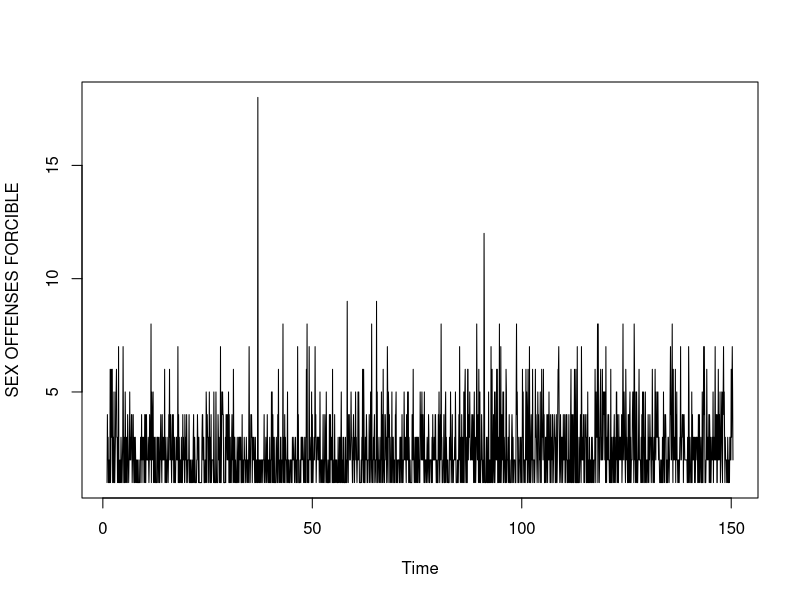
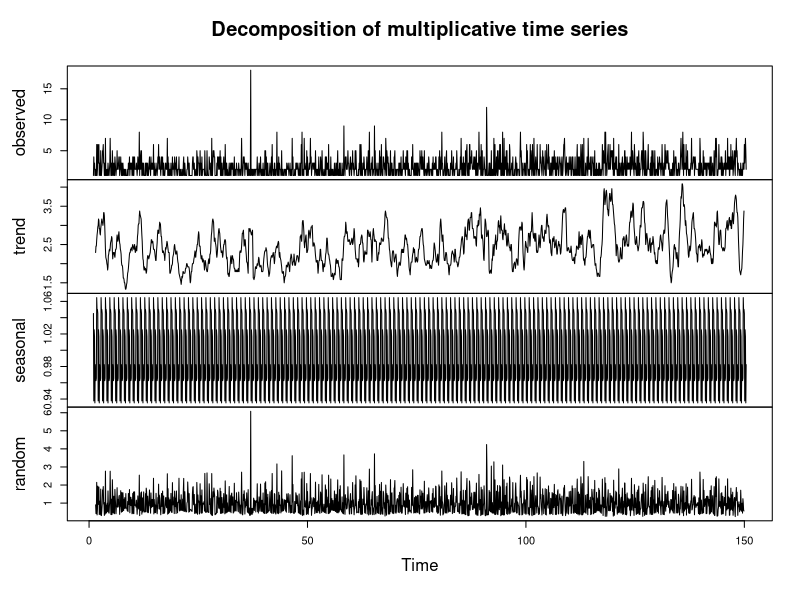
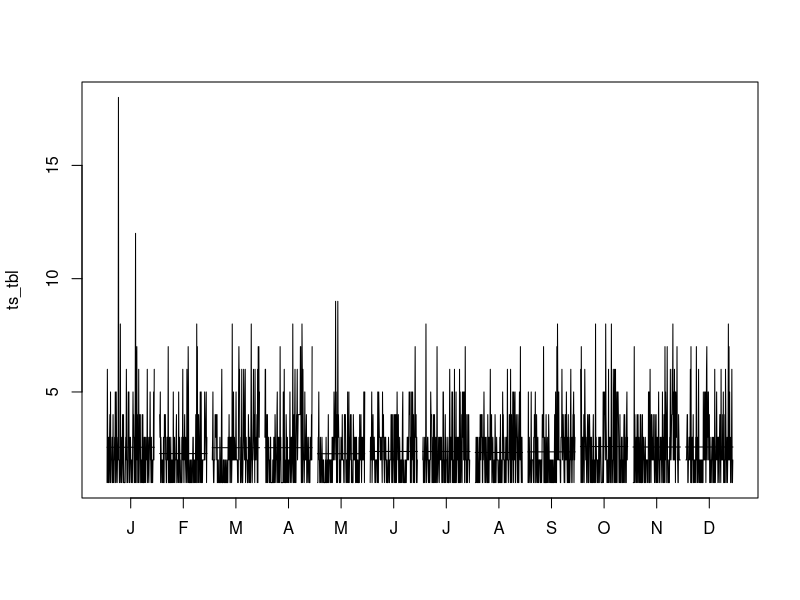
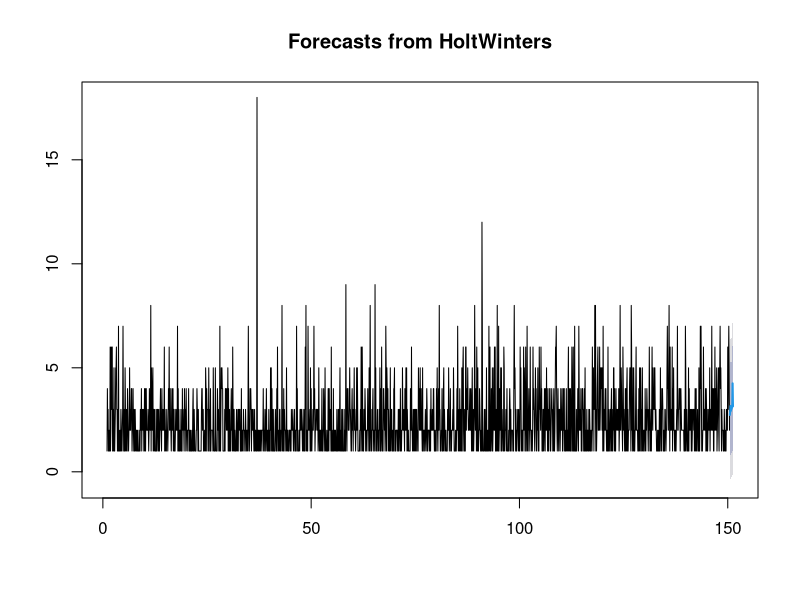
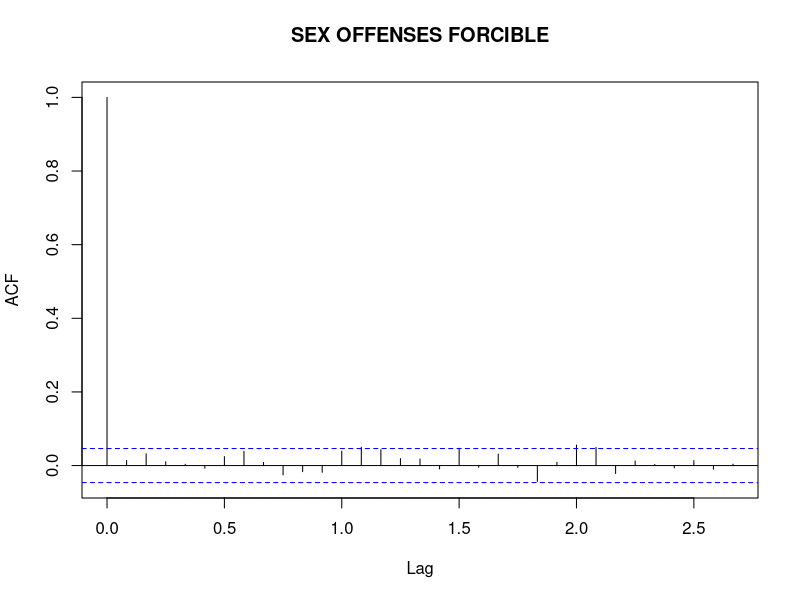
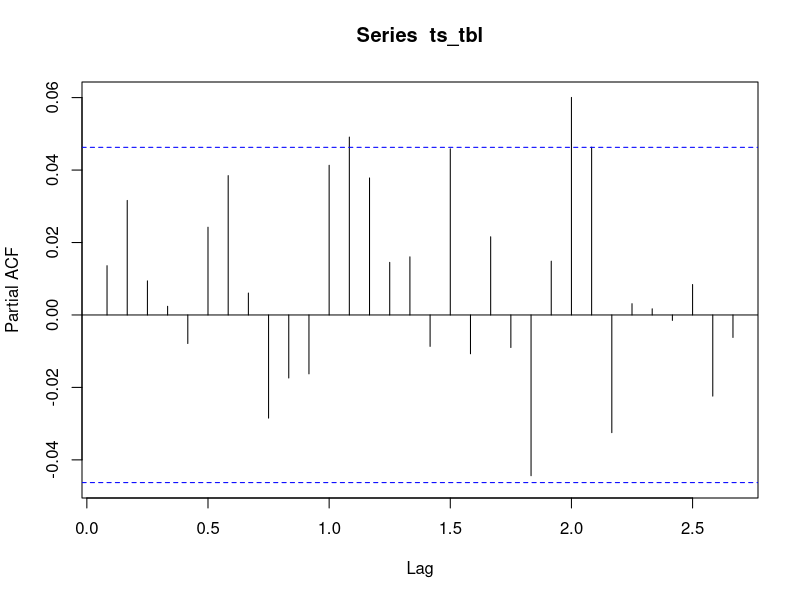
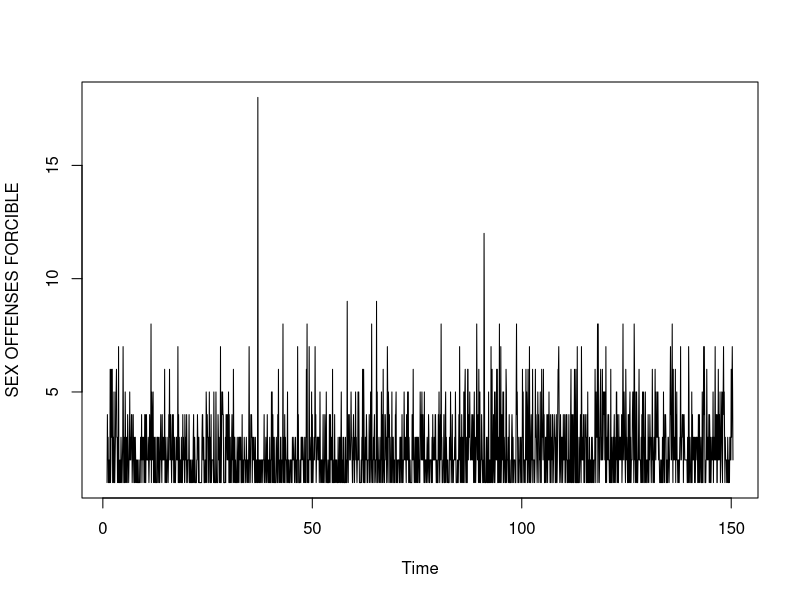
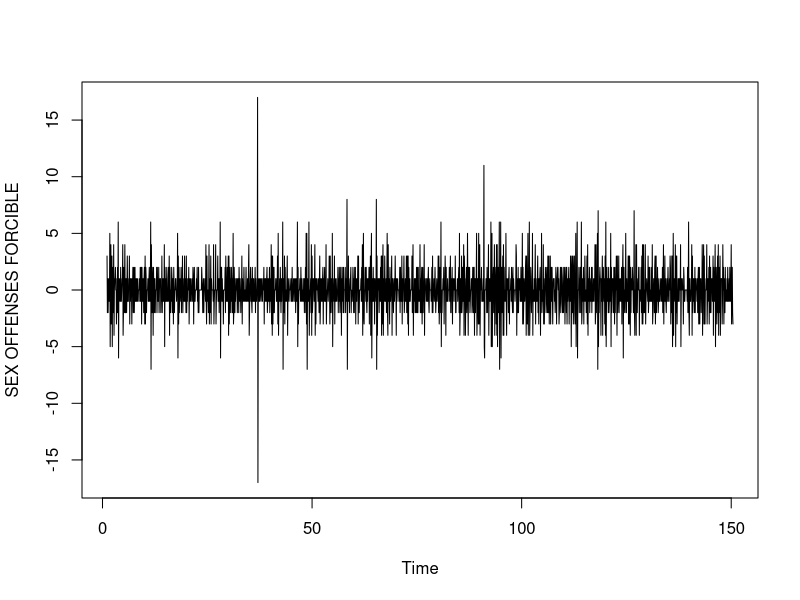

Generate these figures, in order, with R:
install.packages("forecast")
install.packages("tseries")
library(forecast)
library(tseries)

ts_data <- read.csv("CA3_TS_Data.csv", stringsAsFactors = FALSE)
str(ts_data)

opar <- par()
par(mfrow = c(1, 1))

ts_data$Dates <- as.Date(ts_data$Dates, format = "%d/%m/%Y")
ts_data <- ts_data[, -2]
ts_tbl <- ts(table(ts_data), frequency = 12)
plot(ts_tbl)


decompose_result <- decompose(ts_tbl, type = "multi")
plot(decompose_result)

decompose_result <- decompose(ts_tbl, type = "additive")

#seasonal_trend_error <- stl(ts_tbl, s.window = "periodic")
monthplot(ts_tbl)

plot(forecast(HoltWinters(ts_tbl), 10))
acf(ts_tbl)
pacf(ts_tbl)


adf.test(ts_tbl)
kpss.test(ts_tbl)

ndiffs(ts_tbl)
plot(ts_tbl)

d_ts <- diff(ts_tbl)
plot(d_ts)
ndiffs(d_ts)



fit <- auto.arima(d_ts)
accuracy(fit)

qqnorm(fit$residuals)
qqline(fit$residuals)

library(forecast)
Box.test(fit$residuals, type = "Ljung-Box")
pred <- forecast(fit, 20)
plot(pred)
